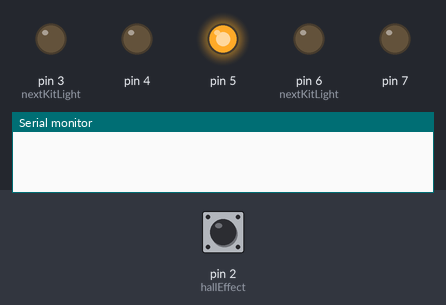
Bench run of a sketch on a simulated Arduino Uno, built with avr-gcc and run on an emulated ATmega328P. Parts: output pins drawn as LEDs (lit = HIGH), the last lines printed to the serial monitor. The test bench sets the inputs (shaded band); at power-on: pin 2 (hallEffect) LOW.

Above: at 1.2 s.
1.3 s: pin 2 (hallEffect) driven HIGH
At 2.3 s:
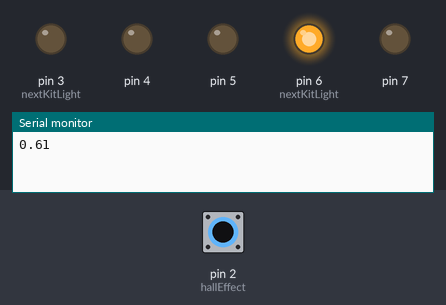
2.8 s: pin 2 (hallEffect) pulsed LOW 5 times (0.12 s each, 0.3 s apart)
At 3.07 s:
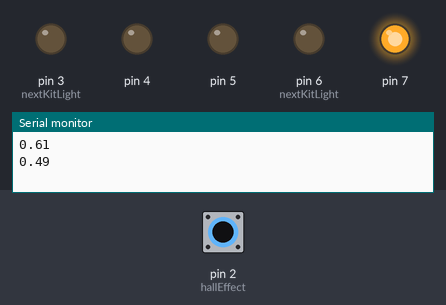
At 5.3 s:
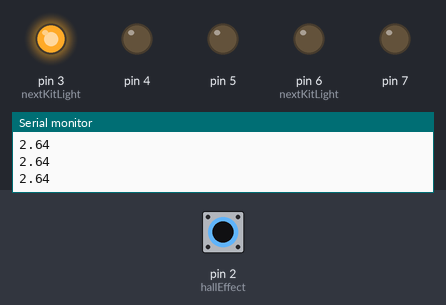
Timing chart, 0 to 6.8 s (numbered marks = the images above; inputs shaded):
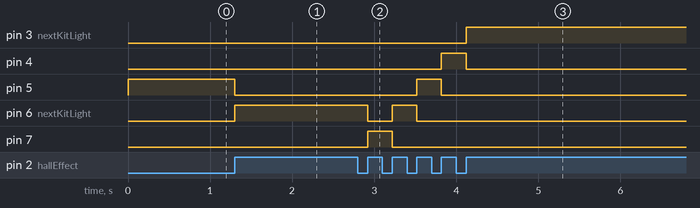

Measured:
- after the input at 1.3 s, pin 5: HIGH → LOW at once; pin 6 (nextKitLight): LOW → HIGH at once
- after the input at 2.8 s, pin 3 (nextKitLight): LOW → HIGH after 1.3 s; pin 4: LOW → HIGH after 1.0 s, → LOW 0.30 s later; pin 5: LOW → HIGH after 0.72 s, → LOW 0.30 s later; pin 6 (nextKitLight): HIGH → LOW after 0.12 s, → HIGH 0.30 s later, → LOW 0.30 s later; pin 7: LOW → HIGH after 0.12 s, → LOW 0.30 s later

The sketch:

app.ino
```cpp
// Config
int wheelRadius = 35; // in millimeters
int hallEffect = 2; // the pin number of the hall effect sensor


// Calculated via config
float wheelCirc = wheelRadius*2*3.14;


void setup(){
  Serial.begin(9600);
  pinMode(hallEffect, INPUT);

  pinMode(3, OUTPUT);
  pinMode(4, OUTPUT);
  pinMode(5, OUTPUT);
  pinMode(6, OUTPUT);
  pinMode(7, OUTPUT);

  digitalWrite(5, HIGH);
}


int lastEffectState = 0;
unsigned long speedTimer = millis();

int nextKitLight = 6;
int kitDirection = 0;

void loop(){

  if(digitalRead(hallEffect) == HIGH){
    if(lastEffectState == LOW){
      // Calculate Kilometers Per Hour everytime we sense
      // a trigger of the hall effect switch
      unsigned long currentMillis = millis();
      unsigned long millisElapsed = currentMillis - speedTimer;

      float kph = (wheelCirc/millisElapsed)*3.6;

      speedTimer = currentMillis;
      lastEffectState = 1;
      Serial.println(kph);

      // Do the "KIT" Effect
      if(kitDirection == 0){
        digitalWrite(nextKitLight, HIGH);
        if(nextKitLight != 3){
          digitalWrite(nextKitLight-1, LOW);
        } else{
          digitalWrite(4, LOW);
        }

        nextKitLight++;

        if(nextKitLight >= 8){
          nextKitLight = 6;
          kitDirection = -1;
        }
      } else{
        digitalWrite(nextKitLight, HIGH);
        digitalWrite(nextKitLight+1, LOW);
        nextKitLight--;

        if(nextKitLight <= 3){
          nextKitLight = 3;
          kitDirection = 0;
        }
      }
    }
  } else {
    lastEffectState = 0;
  }
}
```
